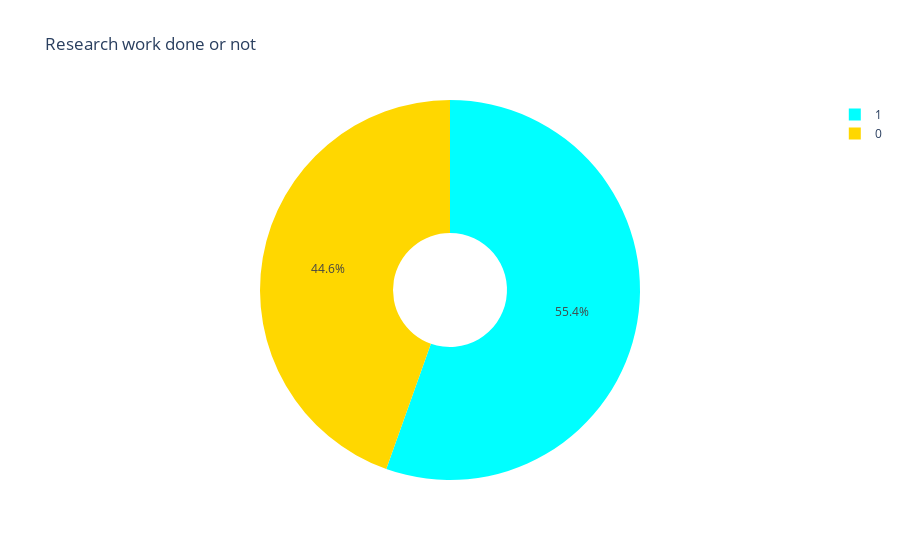

The notebook cell this image was saved under:
### Code cell
# making a pie chart for the analysis of students rather they did research or not.

data_re = data['Research'].value_counts()

label_re = data_re.index
size_re = data_re.values

colors = ['aqua', 'gold']

trace = go.Pie(
         labels = label_re, values = size_re, marker = dict(colors = colors), name = 'Research', hole = 0.3)

df = [trace]

layout1 = go.Layout(
           title = 'Research work done or not')
fig = go.Figure(data = df, layout = layout1)
py.iplot(fig)

### Figure 1 — Plotly figure (JSON) as saved in the notebook; plotly's stock layout.template omitted (floating-point values rounded to 4 significant figures)
{"data": [{"hole": 0.3, "labels": [1, 0], "marker": {"colors": ["aqua", "gold"]}, "name": "Research", "type": "pie", "values": [499, 401]}], "layout": {"title": {"text": "Research work done or not"}}}
